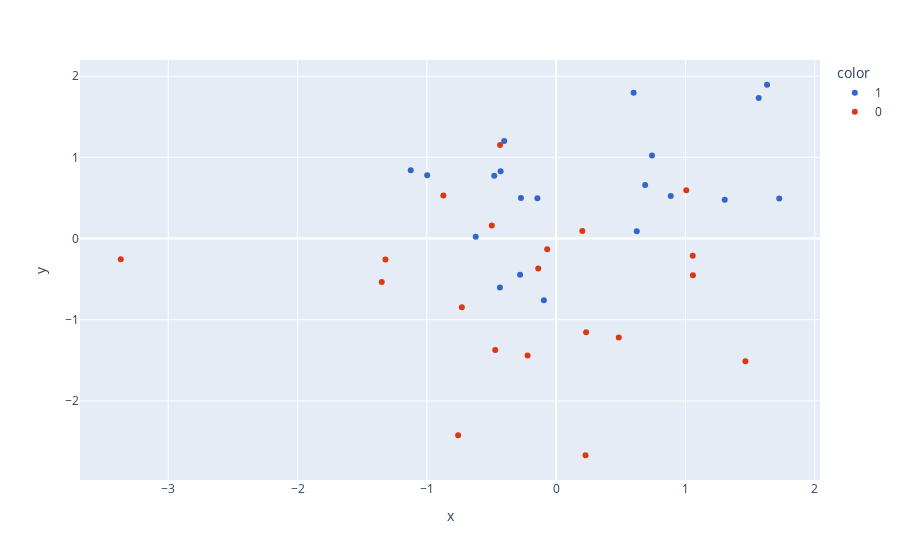

This figure's notebook cell:
### Code cell
new_df['target'] =new_df['target'].astype('str')

import plotly.express as px
fig =px.scatter (x=new_df['PC1'],y =new_df['PC2'],color=new_df['target'],color_discrete_sequence=px.colors.qualitative.G10)

fig.update_traces(marker =dict (size =12,line =dict(width =2,color ='DarkSlateGrey')),selector=dict(mode='marker'))

fig.show()

### Figure 1 — Plotly figure (JSON) as saved in the notebook; plotly's stock layout.template omitted (floating-point values rounded to 4 significant figures)
{"data": [{"hovertemplate": "color=1<br>x=%{x}<br>y=%{y}<extra></extra>", "legendgroup": "1", "marker": {"color": "#3366CC", "symbol": "circle"}, "mode": "markers", "name": "1", "orientation": "v", "showlegend": true, "type": "scatter", "x": [0.5994, -0.2719, -0.6216, 1.567, -0.4015, 1.726, -0.4294, 0.8867, 0.6886, -0.4784, 1.305, 0.7417, -1.125, -0.4348, -0.2787, 1.632, -0.1446, 0.624, -0.9974, -0.09456], "xaxis": "x", "y": [1.796, 0.4982, 0.02311, 1.731, 1.203, 0.4925, 0.8293, 0.5227, 0.6581, 0.7744, 0.4766, 1.024, 0.8422, -0.6038, -0.4476, 1.895, 0.4949, 0.08837, 0.7789, -0.7616], "yaxis": "y"}, {"hovertemplate": "color=0<br>x=%{x}<br>y=%{y}<extra></extra>", "legendgroup": "0", "marker": {"color": "#DC3912", "symbol": "circle"}, "mode": "markers", "name": "0", "orientation": "v", "showlegend": true, "type": "scatter", "x": [1.057, -1.32, -0.4708, -0.4337, 0.2273, 1.007, -0.8722, -3.368, -0.729, -0.06918, 0.4848, 1.058, 0.2028, -0.7579, -0.1383, -0.2208, 0.2321, 1.464, -1.349, -0.4975], "xaxis": "x", "y": [-0.2127, -0.257, -1.373, 1.153, -2.67, 0.596, 0.5307, -0.2546, -0.8465, -0.131, -1.218, -0.452, 0.09181, -2.423, -0.3684, -1.442, -1.153, -1.511, -0.5361, 0.1614], "yaxis": "y"}], "layout": {"legend": {"title": {"text": "color"}, "tracegroupgap": 0}, "margin": {"t": 60}, "xaxis": {"anchor": "y", "domain": [0, 1], "title": {"text": "x"}}, "yaxis": {"anchor": "x", "domain": [0, 1], "title": {"text": "y"}}}}
